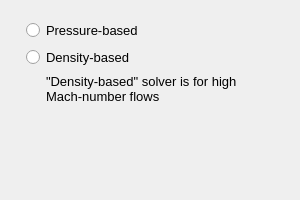
<?xml version="1.0" encoding="UTF-8"?>
<ui version="4.0">
 <class>SolverTypePage</class>
 <widget class="QWizardPage" name="SolverTypePage">
  <property name="geometry">
   <rect>
    <x>0</x>
    <y>0</y>
    <width>300</width>
    <height>200</height>
   </rect>
  </property>
  <property name="font">
   <font>
    <pointsize>10</pointsize>
   </font>
  </property>
  <property name="windowTitle">
   <string>WizardPage</string>
  </property>
  <property name="title">
   <string>Solver Type</string>
  </property>
  <layout class="QVBoxLayout" name="verticalLayout_2">
   <item>
    <widget class="QWidget" name="widget" native="true">
     <layout class="QVBoxLayout" name="verticalLayout">
      <property name="leftMargin">
       <number>15</number>
      </property>
      <property name="rightMargin">
       <number>15</number>
      </property>
      <item>
       <widget class="QRadioButton" name="pressureBased">
        <property name="enabled">
         <bool>true</bool>
        </property>
        <property name="text">
         <string>Pressure-based</string>
        </property>
       </widget>
      </item>
      <item>
       <widget class="QRadioButton" name="densityBased">
        <property name="text">
         <string>Density-based</string>
        </property>
       </widget>
      </item>
      <item>
       <widget class="QWidget" name="widget_2" native="true">
        <layout class="QHBoxLayout" name="horizontalLayout">
         <property name="spacing">
          <number>0</number>
         </property>
         <property name="leftMargin">
          <number>20</number>
         </property>
         <property name="topMargin">
          <number>0</number>
         </property>
         <property name="rightMargin">
          <number>0</number>
         </property>
         <property name="bottomMargin">
          <number>0</number>
         </property>
         <item>
          <widget class="QLabel" name="label">
           <property name="text">
            <string>&quot;Density-based&quot; solver is for high Mach-number flows</string>
           </property>
           <property name="wordWrap">
            <bool>true</bool>
           </property>
          </widget>
         </item>
        </layout>
       </widget>
      </item>
     </layout>
    </widget>
   </item>
   <item>
    <spacer name="verticalSpacer">
     <property name="orientation">
      <enum>Qt::Vertical</enum>
     </property>
     <property name="sizeHint" stdset="0">
      <size>
       <width>20</width>
       <height>40</height>
      </size>
     </property>
    </spacer>
   </item>
  </layout>
 </widget>
 <resources>
  <include location="../../../resource.qrc"/>
 </resources>
 <connections/>
</ui>
